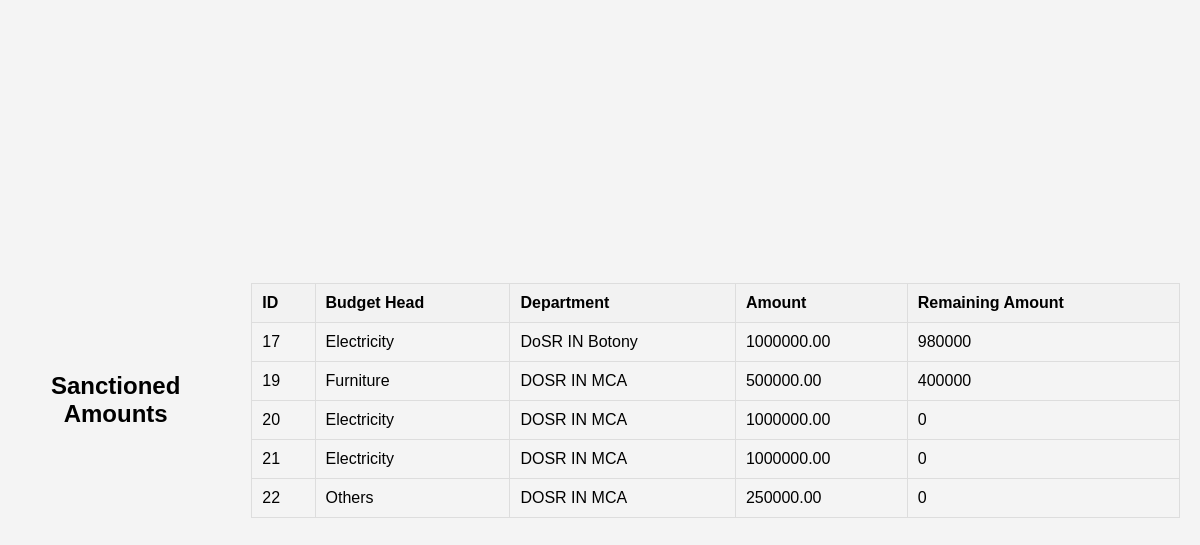
The page /Bill_Processing/view_remaining_amount.php on the database its author committed.
### tables this page shows
CREATE TABLE `sanctioned_amounts` (
  `id` int(11) NOT NULL,
  `budget_head` varchar(255) NOT NULL,
  `department` varchar(255) NOT NULL,
  `amount` decimal(10,2) NOT NULL,
  `remaining_amount` float DEFAULT 0 CHECK (`remaining_amount` >= 0),
  `total_expenses` decimal(10,2) DEFAULT NULL
);

### Bill_Processing/view_remaining_amount.php (the view, shortened to what this page needs)
<?php
include('db.php');
$sql = "SELECT id, budget_head, department, amount, remaining_amount FROM sanctioned_amounts";
$result = mysqli_query($conn, $sql);
?>
<!DOCTYPE html>
<html lang="en">
<head>
</head>
<body>
    <h2 style="text-align: center;">Sanctioned Amounts</h2>
    <table>
        <tr>
            <th>ID</th>
            <th>Budget Head</th>
            <th>Department</th>
            <th>Amount</th>
            <th>Remaining Amount</th>
        </tr>
        <?php
        while ($row = mysqli_fetch_assoc($result)) {
            echo "<tr>";
            echo "<td>{$row['id']}</td>";
            echo "<td>{$row['budget_head']}</td>";
            echo "<td>{$row['department']}</td>";
            echo "<td>{$row['amount']}</td>";
            echo "<td>{$row['remaining_amount']}</td>";
            echo "</tr>";
        }
        ?>
    </table>
</body>
</html>

### Bill_Processing/view_remaining_amount.php (style rules this page uses)
body { font-family: Arial, sans-serif; background-color: #f4f4f4; margin: 0; display: flex; align-items: center; justify-content: center; height: 100vh; }
table { border-collapse: collapse; width: 80%; margin: 20px; }
table, th, td { border: 1px solid #ddd; }
th, td { padding: 10px; text-align: left; }
th { background-color: #f2f2f2; }

### rows shown on the page
sanctioned_amounts: id "17", budget_head "Electricity", department "DoSR IN Botony", amount "1000000.00", remaining_amount "980000"
sanctioned_amounts: id "19", budget_head "Furniture", department "DOSR IN MCA", amount "500000.00", remaining_amount "400000"
sanctioned_amounts: id "20", budget_head "Electricity", department "DOSR IN MCA", amount "1000000.00", remaining_amount "0"
sanctioned_amounts: id "21", budget_head "Electricity", department "DOSR IN MCA", amount "1000000.00", remaining_amount "0"
sanctioned_amounts: id "22", budget_head "Others", department "DOSR IN MCA", amount "250000.00", remaining_amount "0"
